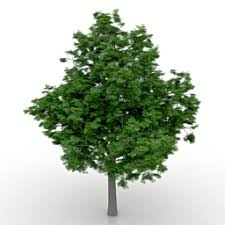
#> input picture laboratorios/lab1/image.jpg, 225 x 225 px
$ python main.py
#> lines starting #> are read from the running program, lines starting #| are printed output that depends on the picture
import numpy as np
import cv2

img = cv2.imread('image.jpg', 0)
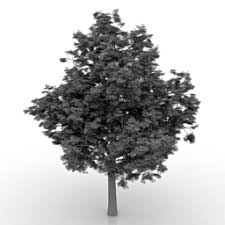
#> img: shape (225, 225); min 0, max 255, mean 184

array = np.array(img)

length = len(array)
#> length = 225
width = len(array[0])
#> width = 225

new_lengh = 100
new_width = 100

new_array = np.zeros((new_lengh, new_width))

print(array)
#> (printed output is left out)


def interpolation(a, b, c_x):
    a_x = a[0]
    a_y = a[1]
    b_x = b[0]
    b_y = b[1]

    return (c_x, a_y + (b_y - a_y) * (c_x - a_x) / (b_x - a_x))


def get_normal_coordinate(lenght, width, x, y):
    return (x / (width-1), y / (lenght-1))


def get_neighbours(x, lenght):
    space_x = 1/(lenght-1)
    return (int((x//space_x)), int((x//space_x+1)))

for i in range(0, new_lengh):
    for j in range(0, new_width):
        x,y = get_normal_coordinate(new_lengh, new_width, i, j)
        neighbours_x = get_neighbours(x, length)
        neighbours_y = get_neighbours(y, width)
        point_a = (neighbours_x[0], neighbours_y[0])
        point_b = (neighbours_x[1], neighbours_y[0])
        point_c = (neighbours_x[0], neighbours_y[1])
        point_d = (neighbours_x[1], neighbours_y[1])

        point_list = [point_a, point_b, point_c, point_d]

        try:

            # a = interpolation((point_a[0], array[point_a[0]][point_a[1]]), (point_b[0], array[point_b[0]][point_b[1]]), x)
            # b = interpolation((point_c[0], array[point_c[0]][point_c[1]]), (point_d[0], array[point_d[0]][point_d[1]]), x)
            # c = interpolation(a, b, normal_a[1])
            mean = 0
            for point in point_list:
                mean += array[point[0]][point[1]]
            mean = mean/4
            new_array[i][j] = mean
        except:
            new_array[i][j] = 255
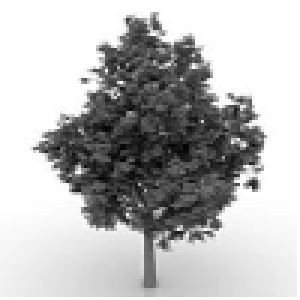
#> new_array: shape (100, 100) float64 (shown 3 times larger); min 1.75, max 255, mean 185

# output image
cv2.imshow('image', new_array)
cv2.waitKey(0)
